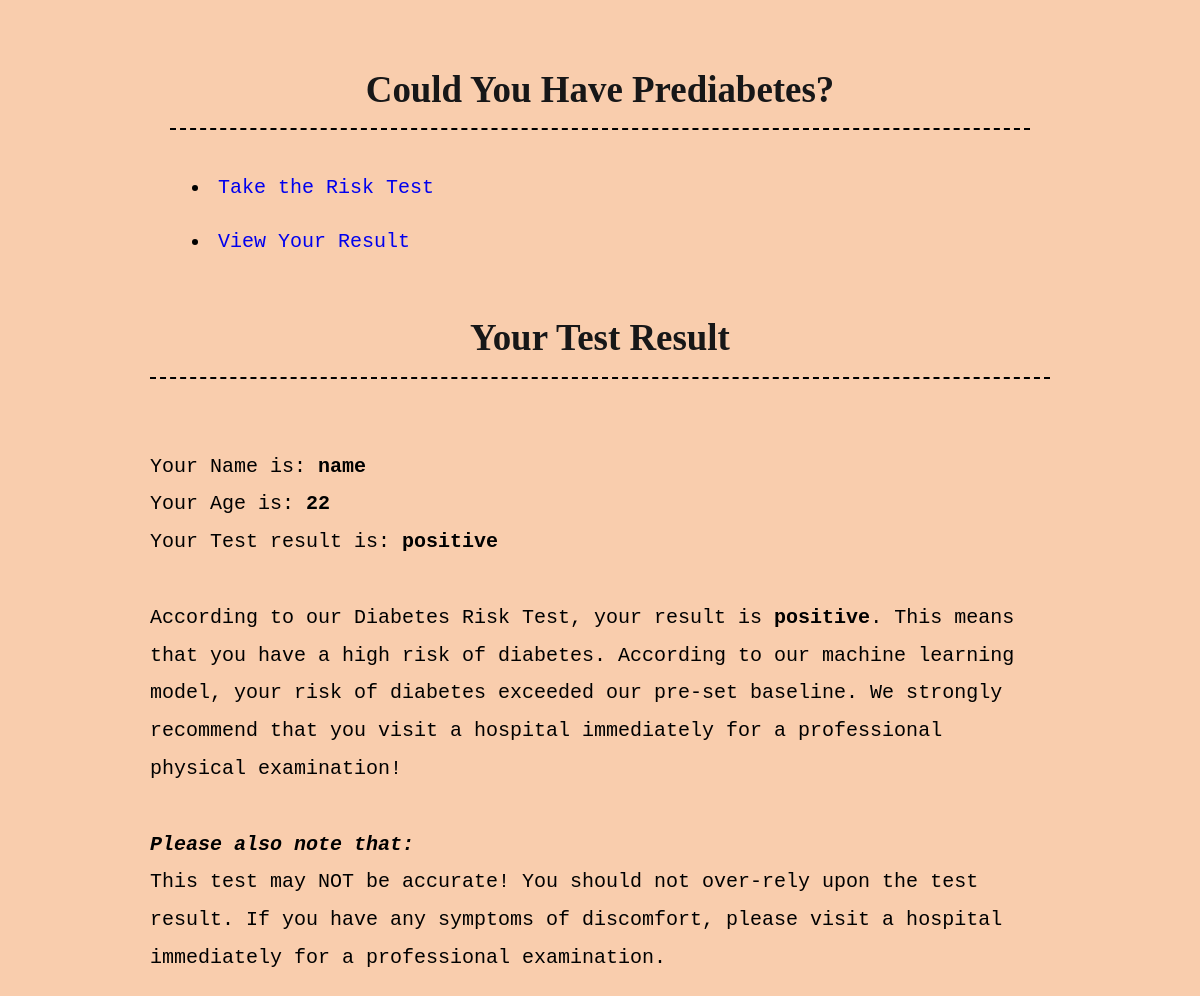
Screenshot of /view/ with the database file from the repository.
### tables this page shows
CREATE TABLE messages (id integer PRIMARY KEY AUTOINCREMENT, handle text, message text, result text);

### app.py (the view)
@app.route("/view/", methods=['GET'])
def view():
    return render_template("view.html", messages = random_messages(1))

### app.py (called while the page is built)
def get_message_db():
    if "message_db" not in g:
        g.message_db = sqlite3.connect("messages_db.sqlite")
    cursor = g.message_db.cursor()
    cmd = "CREATE TABLE IF NOT EXISTS messages (id integer PRIMARY KEY AUTOINCREMENT, handle text, message text, result text)"
    cursor.execute(cmd)
    cursor.close()
    return g.message_db

def random_messages(n):
    db = get_message_db()
    cursor = db.cursor()
    n_random_message = cursor.execute(f'SELECT message, handle, result FROM messages ORDER BY id Desc LIMIT {n}').fetchall()
    db.close()
    return n_random_message

### templates/view.html (shortened to what this page needs)
{% extends 'base.html' %}
{% block header %}
<h1>{% block title %}Your Test Result{% endblock %}</h1>
{% endblock %}
{% block content %}
  {% for m in messages %}
  <br>
  Your Name is: <b>{{m.1}}</b>
  <br>
  Your Age is: <b>{{m.0}}</b>
  <br>
  Your Test result is: <b>{{m.2}}</b>
  <br>
  {% if m.2 == "positive" %}
  <br>
  According to our Diabetes Risk Test, your result is <b>positive</b>. This means that you have a high risk of diabetes. According to our machine learning model, your risk of diabetes exceeded our pre-set baseline. We strongly recommend that you visit a hospital immediately for a professional physical examination!
  <br>
  <br>
  <i><b>Please also note that:</b></i>
  <br>
  This test may NOT be accurate! You should not over-rely upon the test result. If you have any symptoms of discomfort, please visit a hospital immediately for a professional examination.
  {% endif %}
  {% endfor %}
{% endblock %}

### static/style.css (style rules this page uses)
h1 { color: rgb(23, 23, 24); font-family: cursive; margin: 1 auto; text-align: center; padding: 1rem; border-bottom-style: dashed; border-bottom-color: #000000; border-bottom-width: 2px; }

### rows the page displays
messages: handle "name", message "22", result "positive", shows "According to our Diabetes Risk Test, your result is"
